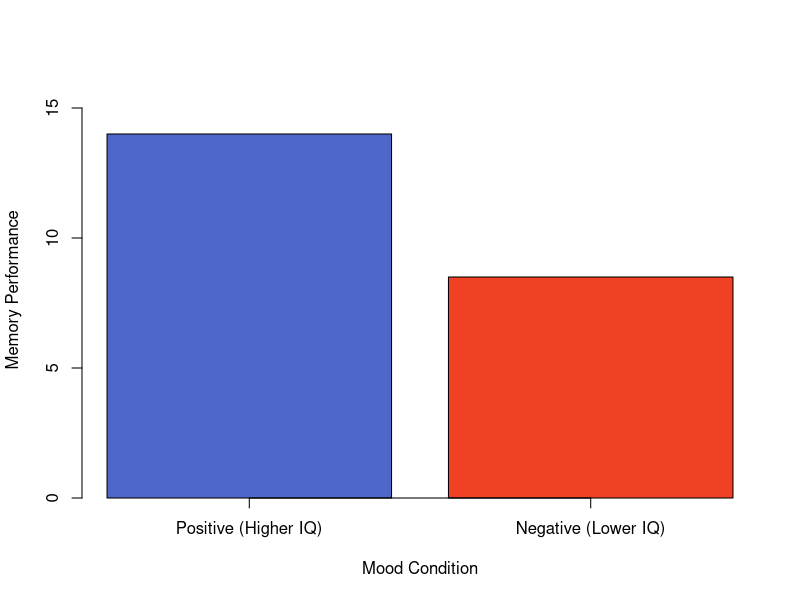
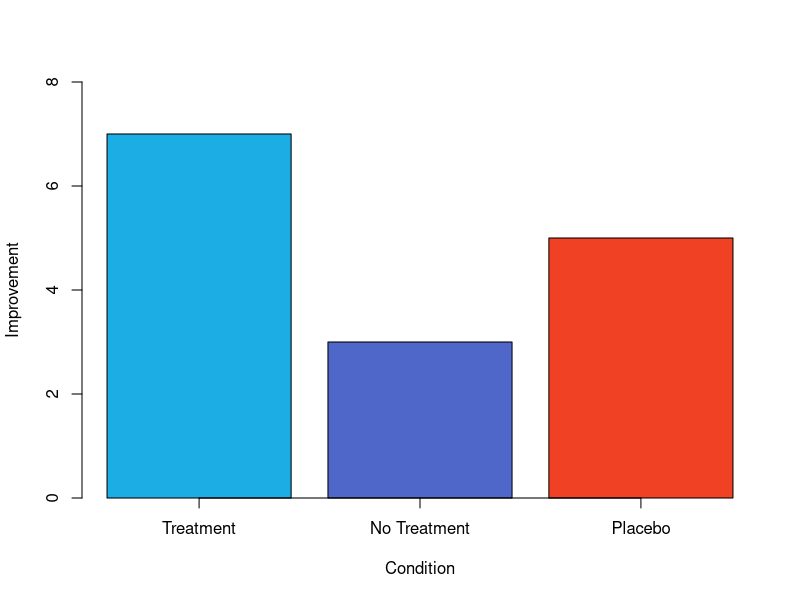

The R source for these figures, in order: (Note: this script raises an error after producing the figures.)
## ---- chunk 1
happy1 <- c("4","4","4","4","4","4","4","4","4","4","*M* = 4")
sad1 <- c("3","3","3","3","3","3","3","3","3","3","*M* = 3")
table1 <- data.frame(happy1,sad1)

happy2 <- c("3","6","2","4","5","2","3","1","6","8","*M* = 4")
sad2 <- c("1","3","4","0","5","7","2","5","1","2","*M* = 3")
table2 <- data.frame(happy2,sad2)

knitr::kable(
  list(
    head(table1[, 1:2], 11),
    head(table2[, 1:2], 11)
  ),
  col.name=c("Happy","Sad"), caption = 'Left: Hypothetical noiseless data; Right: realistic noisy data')
## ---- chunk 2
memory <- c(14.0,8.5)

barplot(memory, names.arg = c("Positive (Higher IQ)","Negative (Lower IQ)"), col = c("#4E67C8","#F14124"), xlab = "Mood Condition", axis.lty=1, ylab = "Memory Performance", ylim = c(0,16))
## ---- chunk 3
participant <- c("**1**","**2**","**3**","4","5","6","**7**","**8**","**9**")
cond <- c("**A**","**C**","**B**","B","C","A","**C**","**B**","**A**")
block <- data.frame(participant,cond)

knitr::kable(block,
  col.name=c("Participant","Condition"), caption = 'Block randomization sequence for assigning nine participants to three conditions.')
## ---- chunk 4
improvement <- c(7,3,5)

barplot(improvement, names.arg = c("Treatment","No Treatment","Placebo"), col = c("#1BADE3","#4E67C8","#F14124"), xlab = "Condition", axis.lty=1, ylab = "Improvement", ylim = c(0,8))
## ---- chunk 5
knitr::include_graphics("images/experiments/surgery.jpeg")
